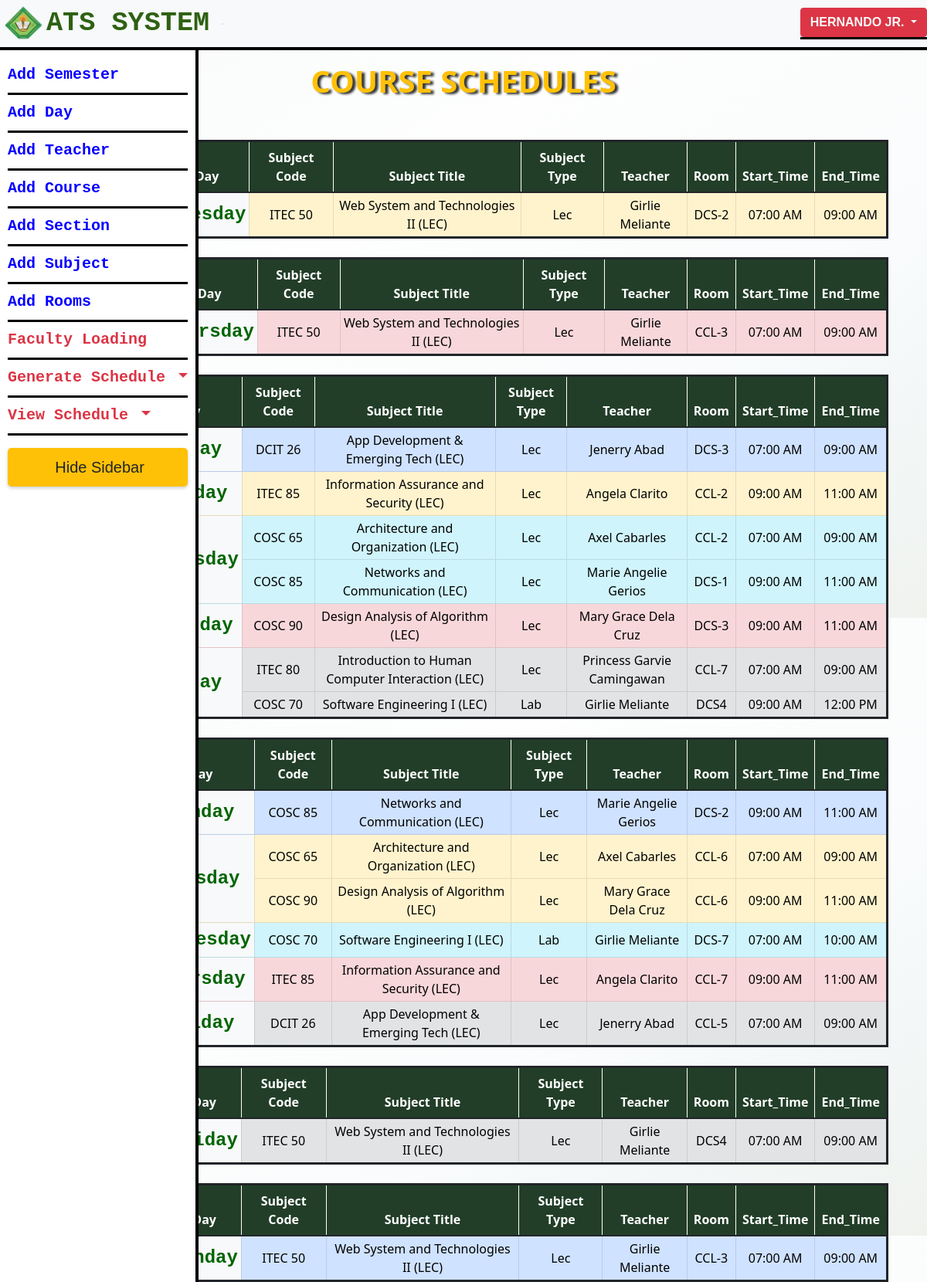
Page /view_section_schedule.php (signed in, upper part) on the committed database.
### tables this page shows
CREATE TABLE `users` (
  `id` int(11) NOT NULL,
  `name` varchar(255) NOT NULL,
  `email` varchar(255) NOT NULL,
  `password` varchar(255) NOT NULL,
  `login_attempts` int(11) DEFAULT 0,
  `last_failed_login` timestamp NULL DEFAULT NULL
);

CREATE TABLE `faculty_loadings` (
  `id` int(11) NOT NULL,
  `schedcode` varchar(10) NOT NULL,
  `teacher` varchar(255) NOT NULL,
  `subject_code` varchar(255) NOT NULL,
  `subject_description` varchar(255) NOT NULL,
  `subject_type` enum('Lec','Lab') DEFAULT NULL,
  `subject_units` int(11) NOT NULL,
  `subject_hours` double DEFAULT NULL,
  `section_name` varchar(50) DEFAULT NULL,
  `course_name` varchar(50) DEFAULT NULL,
  `section_year` varchar(255) DEFAULT NULL,
  `course_year_section` varchar(255) NOT NULL,
  `start_time` time DEFAULT NULL,
  `end_time` time DEFAULT NULL,
  `day` varchar(10) DEFAULT NULL,
  `room_name` varchar(255) NOT NULL,
  `room_type` varchar(255) NOT NULL
);

### view_section_schedule.php (the view, shortened to what this page needs)
<?php
include 'database_connection.php';
include 'index.php';
echo '
<!DOCTYPE html>
<html>
<head>
    <link rel="stylesheet" href="https://cdnjs.cloudflare.com/ajax/libs/bootstrap/5.0.2/css/bootstrap.min.css">
    <h1 style="  text-shadow: 4px 2px 3px rgba(0, .5, 0, .80);" class="fw-bolder text-center text-warning mt-3 text-outline">COURSE SCHEDULES</H1>
<script>
// Handle Ctrl+P key press event
document.addEventListener("keydown", function(event) {
    if (event.ctrlKey && event.key === "p" || "P") {
        event.preventDefault(); // Prevent default print action
        window.location.href = "view_section_generatePDF.php"; // Redirect to generatePDF.php
    }
});
</script>';
function calculateRowspan($course_year_section, $day)
{
    global $conn;
    $countQuery = "SELECT COUNT(*) AS num_rows FROM faculty_loadings WHERE course_year_section = '$course_year_section' AND day = '$day'";
    $countResult = $conn->query($countQuery);
    if ($countResult !== false && $countResult->num_rows > 0) {
        $countRow = $countResult->fetch_assoc();
        return $countRow['num_rows'];
    }
    return 1;
}
$sql = "SELECT DISTINCT course_year_section FROM faculty_loadings ORDER BY course_year_section ASC";
$result = $conn->query($sql);
if ($result !== false && $result->num_rows > 0) {
    echo '<div class="container print-page">';
    while ($row = $result->fetch_assoc()) {
        $course_year_section = $row['course_year_section'];
        $sql = "SELECT * FROM faculty_loadings WHERE course_year_section = '$course_year_section' ORDER BY FIELD(day, 'Monday', 'Tuesday', 'Wednesday', 'Thursday', 'Friday'), start_time, end_time";
        $scheduleResult = $conn->query($sql);
        if ($scheduleResult !== false && $scheduleResult->num_rows > 0) {
            echo '<table class="table mt-4 print-table table-bordered table table-hover">';
            echo '<thead class="fw-bolder  text-light"><tr><th>Course Year & Section</th><th>Day</th><th>Subject Code</th><th>Subject Title</th><th>Subject Type</th><th>Teacher</th><th>Room</th><th>Start_Time</th><th>End_Time</th></tr></thead>';
            echo '<tbody>';
            $firstRow = true;
            $previousDay = "";
            while ($scheduleRow = $scheduleResult->fetch_assoc()) {
                $day = $scheduleRow['day'];
                $bgColorClass = '';
                if ($day == 'Monday') {
                    $bgColorClass = 'table-primary';
                } elseif ($day == 'Tuesday') {
                    $bgColorClass = 'table-warning';
                } elseif ($day == 'Wednesday') {
                    $bgColorClass = 'table-info';
                } elseif ($day == 'Thursday') {
                    $bgColorClass = 'table-danger';
                }elseif ($day == 'Friday') {
                    $bgColorClass = 'table-secondary';
                }
                echo '<tr class="' . $bgColorClass . '">';
                if ($firstRow) {
                    $firstRow = false;
                    echo '<td class="header_row bg-light" rowspan="' . $scheduleResult->num_rows . '">' . $course_year_section . '</td>';
                }
                if ($day != $previousDay) {
                    $rowspan = calculateRowspan($course_year_section, $day);
                    echo '<td class="header_row bg-light" rowspan="' . $rowspan . '">' . $day . '</td>';
                }
                echo '<td>' . $scheduleRow['subject_code'] . '</td>';
                echo '<td>' . $scheduleRow['subject_description'] . '</td>';
                echo '<td>' . $scheduleRow['subject_type'] . '</td>';
                echo '<td>' . $scheduleRow['teacher'] . '</td>';
                echo '<td>' . $scheduleRow['room_name'] . '</td>';
                $start_time = date("h:i A", strtotime($scheduleRow['start_time']));
                $end_time = date("h:i A", strtotime($scheduleRow['end_time']));
                echo '<td>' . $start_time . '</td>';
                echo '<td>' . $end_time . '</td>';
                echo '</tr>';
                $previousDay = $day;
            }
            echo '</div>';
            echo '</tbody>';
            echo '</table>';
        } else {
            echo 'No rooms found.';
        }
    }
}

### index.php (shortened to what this page needs)
<?php
include 'database_connection.php';
?>
<!doctype html>
<html lang="en">
<head>
    <link href="https://cdn.jsdelivr.net/npm/bootstrap@5.0.2/dist/css/bootstrap.min.css" rel="stylesheet"
>
    <link rel="stylesheet" href="css/index.css">
    <link rel="stylesheet" href="https://cdn.jsdelivr.net/npm/bootstrap@5.1.3/dist/css/bootstrap.min.css"
>
</head>
<body style="background-color: #d5fefd; background-image: linear-gradient(to left top, #f0f2ee, #f1f5f3, #f3f7f7, #f7fafb, #fbfcfd, #fbfdfd, #fcfdfd, #fdfefd, #fcfdfd, #fbfcfc, #fafafa, #f9f9f9);"
    class="d-flex flex-column min-vh-100" ;>
    <nav class="navbar navbar-expand bg-light sticky-top">
        <a class="navbar-brand" href="dashboard.php">
            <div class="d-flex align-items-center">
            <img src="logos/CVSU_LOGO.png" alt="Logo" id="logo" class="sidebar-toggle-image">
                </div>
                <span class="navbar-brand-label"
                        style="color: #2e6113; font-family: Consolas, monospace; font-size: 2.2rem;">ATS SYSTEM</span>
        </a>
        <div class=" bg-gray text-warning border ms-12  fw-bolder ">
            <?php
            if (isset($_SESSION['user_id'])) {
                $user_id = $_SESSION['user_id'];
                $sql = "SELECT * FROM users WHERE id='$user_id'";
                $result = mysqli_query($conn, $sql);
                $user_data = mysqli_fetch_assoc($result);
            }
            ?>
        </div>
        <div class="navbar-nav ms-auto">
            <li class="nav-item dropdown">
                <div class="dropdown">
                    <button class="fw-bolder btn btn-danger  text-center text-light dropdown-toggle" type="button"
                        id="userDropdown" data-bs-toggle="dropdown" aria-expanded="false">
                        <?php echo $user_data['name']; ?>
                    </button>
                </div>
        </div>
    </nav>
    <div class="container-fluid wrapper">
        <div class="d-flex content">
            <div class="sidebar">
                <ul class="navbar-nav">
                    <li class="nav-item">
                        <a class="nav-link hover-color" href="semester_list.php">Add Semester</a>
                    </li>
                    <li class="nav-item">
                        <a class="nav-link hover-color" href="days_list.php">Add Day</a>
                    </li>
                    <li class="nav-item">
                        <a class="nav-link hover-color" href="teacher_list.php">Add Teacher</a>
                    </li>
                    <li class="nav-item">
                        <a class="nav-link hover-color" href="course_list.php">Add Course</a>
                    </li>
                    <li class="nav-item">
                        <a class="nav-link hover-color" href="section_list.php">Add Section</a>
                    </li>
                    <li class="nav-item">
                        <a class="nav-link hover-color" href="subject_list.php">Add Subject</a>
                    </li>
                    <li class="nav-item">
                        <a class="nav-link hover-color" href="room_list.php">Add Rooms</a>
                    </li>
                    <li class="nav-item">
                        <a class="nav-link hover-color text-danger" href="faculty_loading_list.php">Faculty Loading</a>
                    </li>
                    <li class="nav-item dropdown">
                        <a class="nav-link hover-color dropdown-toggle text-danger" href="#" id="scheduleDropdown" role="button"
                            data-bs-toggle="dropdown" aria-expanded="false">
                            Generate Schedule
                        </a>
                    </li>
                </ul>
                <li class="nav-item dropdown">
                    <a class="nav-link hover-color dropdown-toggle text-danger" href="#" id="scheduleDropdown" role="button"
                        data-bs-toggle="dropdown" aria-expanded="false">
                        View Schedule
                    </a>
                </li>
                <button id="hideSidebar" class="sidebar-toggle btn-warning text-dark text-center mt-3"
                    style="padding: 10px 20px; border-radius: 5px; border: none; cursor: pointer; transition: background-color 0.3s; box-shadow: 0 2px 4px rgba(0, 0, 0, 0.2);">
                    <i class="fas fa-bars" style="margin-right: 5px;"></i> Hide Sidebar
                </button>
            </div>
        </div>
    </div>
</body>
</html>

### css/index.css (style rules this page uses)
.navbar-brand img { max-width: 3em; height: auto; }
.navbar-nav { display: flex; flex-wrap: wrap; font-size: 20px; font-family: "Gill Sans", "Gill Sans MT", Calibri, "Trebuchet MS", sans-serif; }
.navbar { height: 65px; border-bottom: 4px solid #000000; }
.sidebar { position: fixed; top: 64px; bottom: 0; left: 0; overflow-x: hidden; transition: 0.5s; padding: 10px; border-right: 4px solid #000000; background-color: rgb(255, 255, 255); }
.nav-item { border-bottom: 3px solid #000000; margin: 0; text-align: left; }
.nav-link { font-weight: bold; font-family: Consolas, monospace; color: rgb(8, 0, 255) !important; background-color:rgb(255, 255, 255); }
.navbar-brand-label { color: #050505; font-size: 25px; font-family: Arial, sans-serif; font-weight: bold; }
.navbar-brand { display: flex; align-items: center; }

### view_section_schedule.php (style rules this page uses)
.table-bordered { border: .2rem solid; text-align: center; vertical-align: middle; }
.header_row { color: darkgreen; font-family: consolas ; text-align: center; font-size: 2rem; vertical-align: middle; }
.print-page { padding: 20px; }
.print-table { width: 100%; border-collapse: collapse; page-break-before: always; }
.print-table:not(:first-of-type) { page-break-inside: avoid; }
.print-table thead th { font-weight: bold; background-color: #223e28; color: #fff; }
.print-table tbody td { padding: 4px; }
.header_row { color: darkgreen; text-align: center; vertical-align: middle; font-family:monospace; font-size:1.5rem; font-weight:bold; }

### rows in the picture
users: name "HERNANDO JR."
faculty_loadings: day "Tuesday", subject_code "ITEC 50", subject_description "Web System and Technologies II (LEC)", subject_type "Lec", teacher "Girlie Meliante", room_name "DCS-2", start_time "07:00 AM", end_time "09:00 AM"
faculty_loadings: day "Thursday", subject_code "ITEC 50", subject_description "Web System and Technologies II (LEC)", subject_type "Lec", teacher "Girlie Meliante", room_name "CCL-3", start_time "07:00 AM", end_time "09:00 AM"
faculty_loadings: subject_code "DCIT 26", subject_description "App Development & Emerging Tech (LEC)", subject_type "Lec", teacher "Jenerry Abad", room_name "DCS-3", start_time "07:00 AM", end_time "09:00 AM"
faculty_loadings: subject_code "ITEC 85", subject_description "Information Assurance and Security (LEC)", subject_type "Lec", teacher "Angela Clarito", room_name "CCL-2", start_time "09:00 AM", end_time "11:00 AM"
faculty_loadings: subject_code "COSC 65", subject_description "Architecture and Organization (LEC)", subject_type "Lec", teacher "Axel Cabarles", room_name "CCL-2", start_time "07:00 AM", end_time "09:00 AM"
faculty_loadings: subject_code "COSC 85", subject_description "Networks and Communication (LEC)", subject_type "Lec", teacher "Marie Angelie Gerios", room_name "DCS-1", start_time "09:00 AM", end_time "11:00 AM"
faculty_loadings: subject_code "COSC 90", subject_description "Design Analysis of Algorithm (LEC)", subject_type "Lec", teacher "Mary Grace Dela Cruz", room_name "DCS-3", start_time "09:00 AM", end_time "11:00 AM"
faculty_loadings: subject_code "ITEC 80", subject_description "Introduction to Human Computer Interaction (LEC)", subject_type "Lec", teacher "Princess Garvie Camingawan", room_name "CCL-7", start_time "07:00 AM", end_time "09:00 AM"
faculty_loadings: subject_code "COSC 70", subject_description "Software Engineering I (LEC)", subject_type "Lab", teacher "Girlie Meliante", room_name "DCS4", start_time "09:00 AM", end_time "12:00 PM"
faculty_loadings: day "Monday", subject_code "COSC 85", subject_description "Networks and Communication (LEC)", subject_type "Lec", teacher "Marie Angelie Gerios", room_name "DCS-2", start_time "09:00 AM", end_time "11:00 AM"
faculty_loadings: day "Tuesday", subject_code "COSC 65", subject_description "Architecture and Organization (LEC)", subject_type "Lec", teacher "Axel Cabarles", room_name "CCL-6", start_time "07:00 AM", end_time "09:00 AM"
faculty_loadings: subject_code "COSC 90", subject_description "Design Analysis of Algorithm (LEC)", subject_type "Lec", teacher "Mary Grace Dela Cruz", room_name "CCL-6", start_time "09:00 AM", end_time "11:00 AM"
faculty_loadings: day "Wednesday", subject_code "COSC 70", subject_description "Software Engineering I (LEC)", subject_type "Lab", teacher "Girlie Meliante", room_name "DCS-7", start_time "07:00 AM", end_time "10:00 AM"
faculty_loadings: day "Thursday", subject_code "ITEC 85", subject_description "Information Assurance and Security (LEC)", subject_type "Lec", teacher "Angela Clarito", room_name "CCL-7", start_time "09:00 AM", end_time "11:00 AM"
faculty_loadings: day "Friday", subject_code "DCIT 26", subject_description "App Development & Emerging Tech (LEC)", subject_type "Lec", teacher "Jenerry Abad", room_name "CCL-5", start_time "07:00 AM", end_time "09:00 AM"
faculty_loadings: day "Friday", subject_code "ITEC 50", subject_description "Web System and Technologies II (LEC)", subject_type "Lec", teacher "Girlie Meliante", room_name "DCS4", start_time "07:00 AM", end_time "09:00 AM"
faculty_loadings: day "Monday", subject_code "ITEC 50", subject_description "Web System and Technologies II (LEC)", subject_type "Lec", teacher "Girlie Meliante", room_name "CCL-3", start_time "07:00 AM", end_time "09:00 AM"
